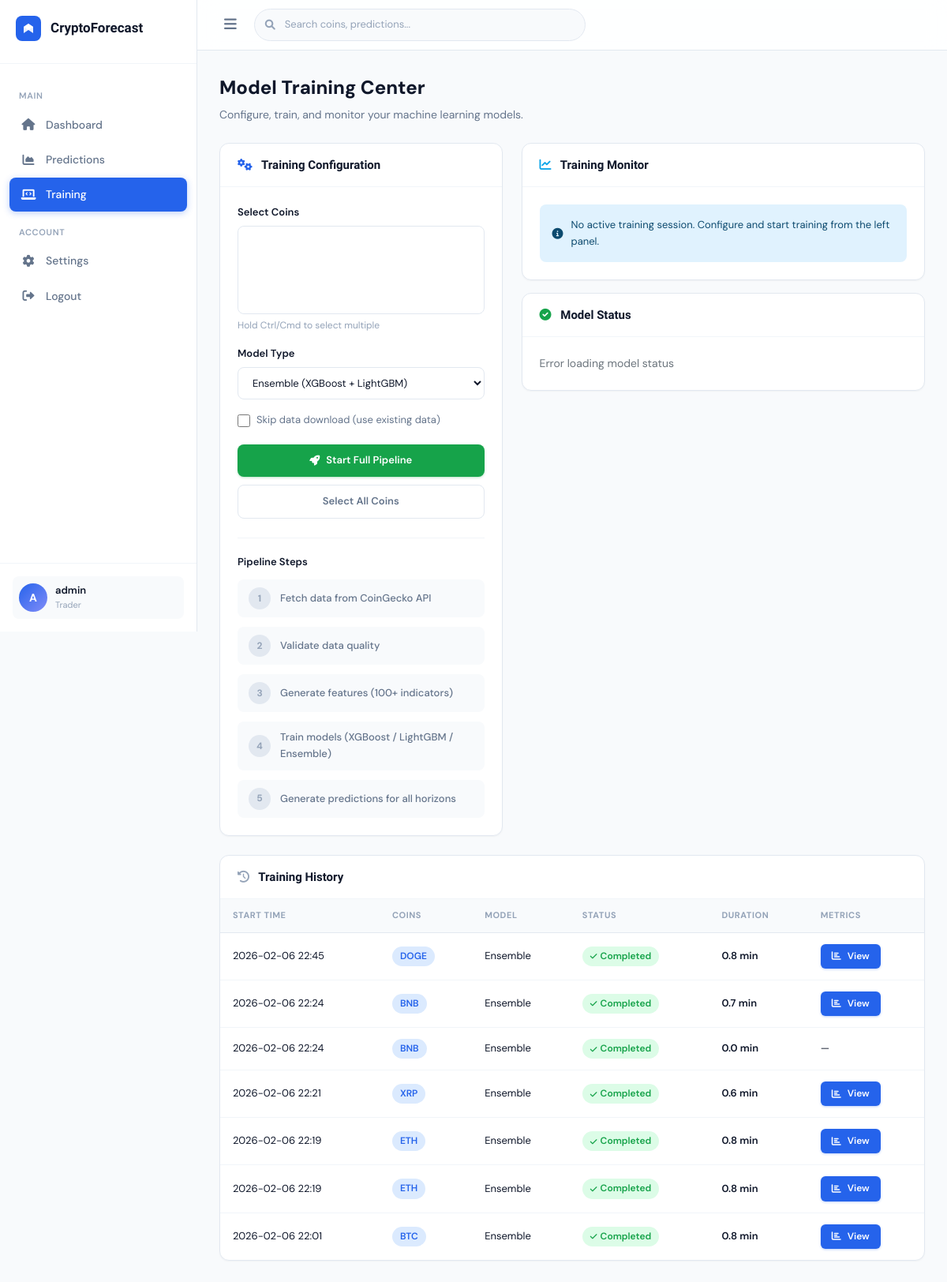
The page /dashboard/training (signed in) on the database as committed earlier.
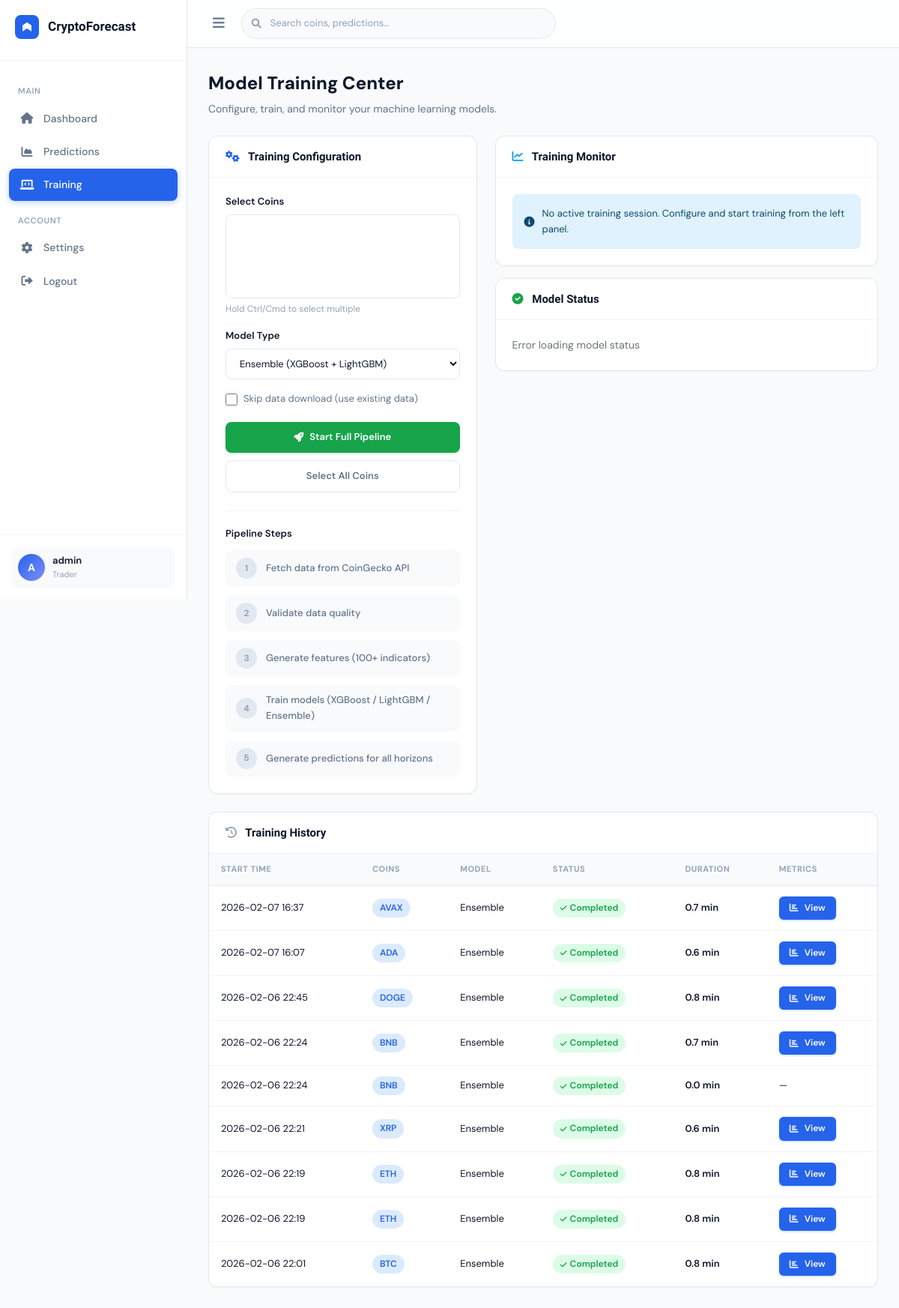
The same page on the database as committed later.
### app/models/user.py (models this page shows, shortened)
class User(db.Model, UserMixin):
    id = db.Column(db.Integer, primary_key=True)
    username = db.Column(db.String(80), unique=True, nullable=False)
    email = db.Column(db.String(120), unique=True, nullable=False)
    password_hash = db.Column(db.String(128))
    is_admin = db.Column(db.Boolean, default=False)
    created_at = db.Column(db.DateTime, default=datetime.utcnow)
    last_login = db.Column(db.DateTime)
    predictions = db.relationship('Prediction', backref='user', lazy=True)
    training_sessions = db.relationship('TrainingSession', backref='user', lazy=True)

### app/models/prediction.py (models this page shows, shortened)
class TrainingSession(db.Model):
    id = db.Column(db.Integer, primary_key=True)
    user_id = db.Column(db.Integer, db.ForeignKey('user.id'), nullable=False)
    coin_symbol = db.Column(db.String(10), nullable=False)
    model_type = db.Column(db.String(50), nullable=False)
    status = db.Column(db.String(20), default='pending')  # pending, running, completed, failed
    start_time = db.Column(db.DateTime, default=datetime.utcnow)
    end_time = db.Column(db.DateTime)
    metrics = db.Column(db.JSON)  # Store training metrics as JSON
    error_message = db.Column(db.Text)

### app/routes/dashboard.py (the view)
@dashboard_bp.route('/training')
@login_required
def training():
    sessions = TrainingSession.query.filter_by(
        user_id=current_user.id
    ).order_by(TrainingSession.start_time.desc()).all()
    coins = ml_service.get_available_coins()
    coins_with_models = ml_service.get_coins_with_models()
    return render_template(
        'training.html',
        sessions=sessions,
        coins=coins,
        coins_with_models=coins_with_models
    )

### app/models/user.py (called while the page is built)
@login_manager.user_loader
def load_user(user_id):
    return User.query.get(int(user_id))

### app/services/ml_service.py (called while the page is built, shortened)
    def get_available_models(self):
        available = {}
        return available

    def get_available_coins(self):
        return self.config.coin_symbols

    def get_coins_with_models(self):
        available = self.get_available_models()
        return list(available.keys())

### app/templates/training.html (shortened to what this page needs)
{% extends "base.html" %}
{% block nav_training %}active{% endblock %}
{% block content %}
<div class="page-title">Model Training Center</div>
<div class="page-subtitle">Configure, train, and monitor your machine learning models.</div>
<div class="row g-4 mb-4">
    <div class="col-lg-5">
        <div class="cf-card animate-in" style="height:100%;">
            <div class="cf-card-header">
                <h3><i class="fas fa-cogs" style="margin-right:8px; color:var(--accent);"></i> Training Configuration</h3>
            </div>
            <div class="cf-card-body">
                <form id="training-config-form">
                    <div style="margin-bottom:16px;">
                        <label class="cf-label">Select Coins</label>
                        <select class="cf-select" id="config-coins" multiple size="5">
                        </select>
                        <small style="color:var(--text-muted);font-size:12px;">Hold Ctrl/Cmd to select multiple</small>
                    </div>
                    <div style="margin-bottom:16px;">
                        <label class="cf-label">Model Type</label>
                        <select class="cf-select" id="config-model">
                            <option value="ensemble" selected>Ensemble (XGBoost + LightGBM)</option>
                        </select>
                    </div>
                    <label class="cf-checkbox" style="margin-bottom:20px;">
                        <input type="checkbox" id="config-skip-ingestion">
                        Skip data download (use existing data)
                    </label>
                    <div style="display:flex;flex-direction:column;gap:10px;">
                        <button type="submit" class="cf-btn success full" id="start-training-btn">
                            <i class="fas fa-rocket"></i> Start Full Pipeline
                        </button>
                        <button type="button" class="cf-btn outline full" id="select-all-coins">
                            Select All Coins
                        </button>
                    </div>
                </form>
                <div style="margin-top:24px; padding-top:20px; border-top:1px solid var(--border-light);">
                    <div class="cf-label" style="margin-bottom:12px;">Pipeline Steps</div>
                    <div class="pipeline-steps">
                        <div class="pipeline-step">
                            <div class="step-num">1</div>
                            <div class="step-text">Fetch data from CoinGecko API</div>
                        </div>
                        <div class="pipeline-step">
                            <div class="step-num">2</div>
                            <div class="step-text">Validate data quality</div>
                        </div>
                        <div class="pipeline-step">
                            <div class="step-num">3</div>
                            <div class="step-text">Generate features (100+ indicators)</div>
                        </div>
                        <div class="pipeline-step">
                            <div class="step-num">4</div>
                            <div class="step-text">Train models (XGBoost / LightGBM / Ensemble)</div>
                        </div>
                        <div class="pipeline-step">
                            <div class="step-num">5</div>
                            <div class="step-text">Generate predictions for all horizons</div>
                        </div>
                    </div>
                </div>
            </div>
        </div>
    </div>
    <div class="col-lg-7">
        <div class="cf-card animate-in" style="margin-bottom:16px;">
            <div class="cf-card-header">
                <h3><i class="fas fa-chart-line" style="margin-right:8px; color:var(--info);"></i> Training Monitor</h3>
            </div>
            <div class="cf-card-body">
                <div id="training-monitor">
                    <div style="display:flex;align-items:center;gap:10px;padding:16px;background:var(--info-light);border-radius:var(--radius-sm);color:#0C4A6E;">
                        <i class="fas fa-info-circle"></i>
                        <span style="font-size:13px;">No active training session. Configure and start training from the left panel.</span>
                    </div>
                </div>
            </div>
        </div>
        <div class="cf-card animate-in">
            <div class="cf-card-header">
                <h3><i class="fas fa-check-circle" style="margin-right:8px; color:var(--success);"></i> Model Status</h3>
            </div>
            <div class="cf-card-body">
                <div id="model-status-content">
                </div>
            </div>
        </div>
    </div>
</div>
<div class="cf-card animate-in">
    <div class="cf-card-header">
        <h3><i class="fas fa-history" style="margin-right:8px; color:var(--text-muted);"></i> Training History</h3>
    </div>
    <div class="cf-card-body" style="padding:0;">
        <div style="overflow-x:auto;">
            <table class="cf-table">
                <thead>
                    <tr>
                        <th>Start Time</th>
                        <th>Coins</th>
                        <th>Model</th>
                        <th>Status</th>
                        <th>Duration</th>
                        <th>Metrics</th>
                    </tr>
                </thead>
                <tbody id="training-history">
                    {% for session in sessions %}
                    <tr>
                        <td>{{ session.start_time.strftime('%Y-%m-%d %H:%M') }}</td>
                        <td><span class="cf-badge accent">{{ session.coin_symbol }}</span></td>
                        <td style="text-transform:capitalize;">{{ session.model_type }}</td>
                        <td>
                            {% if session.status == 'completed' %}
                                <span class="cf-badge success"><i class="fas fa-check" style="font-size:10px;"></i> Completed</span>
                            {% elif session.status == 'running' %}
                                <span class="cf-badge warning">
                                    <span class="status-dot loading" style="margin-right:2px;"></span> Running
                                </span>
                            {% elif session.status == 'failed' %}
                                <span class="cf-badge danger" title="{{ session.error_message }}">
                                    <i class="fas fa-times" style="font-size:10px;"></i> Failed
                                </span>
                            {% else %}
                                <span class="cf-badge neutral">{{ session.status }}</span>
                            {% endif %}
                        </td>
                        <td>
                            {% if session.end_time and session.start_time %}
                                <span style="font-weight:600;">{{ ((session.end_time - session.start_time).total_seconds() / 60)|round(1) }} min</span>
                            {% elif session.status == 'running' %}
                                <span class="status-dot loading"></span>
                            {% else %}
                                —
                            {% endif %}
                        </td>
                        <td>
                            {% if session.metrics %}
                                <button class="cf-btn primary sm" onclick='showMetrics({{ session.metrics|tojson }})'>
                                    <i class="fas fa-chart-bar"></i> View
                                </button>
                            {% elif session.error_message %}
                                <span style="color:var(--danger);font-size:12px;" title="{{ session.error_message }}">
                                    <i class="fas fa-exclamation-triangle"></i> Error
                                </span>
                            {% else %}
                                —
                            {% endif %}
                        </td>
                    </tr>
                    {% endfor %}
                </tbody>
            </table>
        </div>
    </div>
</div>
{% endblock %}

### app/templates/base.html (shortened to what this page needs)
<!DOCTYPE html>
<html lang="en">
<head>
    <link href="https://cdn.jsdelivr.net/npm/bootstrap@5.1.3/dist/css/bootstrap.min.css" rel="stylesheet">
    <link rel="stylesheet" href="https://cdnjs.cloudflare.com/ajax/libs/font-awesome/6.0.0/css/all.min.css">
         <link rel="stylesheet" href="{{ url_for('static', filename='css/style.css') }}">
</head>
<body>
    <aside class="sidebar" id="sidebar">
        <div class="sidebar-brand">
            <div class="brand-icon">
                <svg width="32" height="32" viewBox="0 0 32 32" fill="none">
                    <rect width="32" height="32" rx="8" fill="var(--accent)"/>
                    <path d="M10 22V14L16 10L22 14V22L16 18L10 22Z" fill="white" opacity="0.9"/>
                    <path d="M16 10L22 14L16 18L10 14L16 10Z" fill="white"/>
                </svg>
            </div>
            <span class="brand-text">CryptoForecast</span>
        </div>
        <nav class="sidebar-nav">
            {% if current_user.is_authenticated %}
            <div class="nav-section-label">Main</div>
            <a href="{{ url_for('dashboard.index') }}" class="sidebar-link {% block nav_dashboard %}{% endblock %}">
                <i class="fas fa-house"></i>
                <span>Dashboard</span>
            </a>
            <a href="{{ url_for('dashboard.predictions') }}" class="sidebar-link {% block nav_predictions %}{% endblock %}">
                <i class="fa-solid fa-chart-area"></i>
                <span>Predictions</span>
            </a>
            <a href="{{ url_for('dashboard.training') }}" class="sidebar-link {% block nav_training %}{% endblock %}">
                <i class="fa-solid fa-laptop-code"></i>
                <span>Training</span>
            </a>
            <div class="nav-section-label">Account</div>
            <a href="#" class="sidebar-link">
                <i class="fas fa-gear"></i>
                <span>Settings</span>
            </a>
            <a href="{{ url_for('auth.logout') }}" class="sidebar-link">
                <i class="fas fa-right-from-bracket"></i>
                <span>Logout</span>
            </a>
            {% endif %}
        </nav>
        {% if current_user.is_authenticated %}
        <div class="sidebar-footer">
            <div class="user-card">
                <div class="user-avatar">{{ current_user.username[0]|upper }}</div>
                <div class="user-info">
                    <div class="user-name">{{ current_user.username }}</div>
                    <div class="user-role">Trader</div>
                </div>
            </div>
        </div>
        {% endif %}
    </aside>
    <div class="main-wrapper">
        <header class="top-header">
            <button class="sidebar-toggle" id="sidebarToggle">
                <i class="fas fa-bars"></i>
            </button>
            <div class="header-search">
                <i class="fas fa-search"></i>
                <input type="text" placeholder="Search coins, predictions..." />
            </div>
        </header>
        <main class="content-area">
            {% block content %}{% endblock %}
        </main>
    </div>
</body>
</html>

Rows that differ between the two databases and show on the page:
added TrainingSession: start_time "2026-02-07 16:37", coin_symbol "AVAX", model_type "Ensemble", status "completed" (drawn), end_time+start_time "0.7"
added TrainingSession: start_time "2026-02-07 16:07", coin_symbol "ADA", model_type "Ensemble", status "completed" (drawn), end_time+start_time "0.6"
